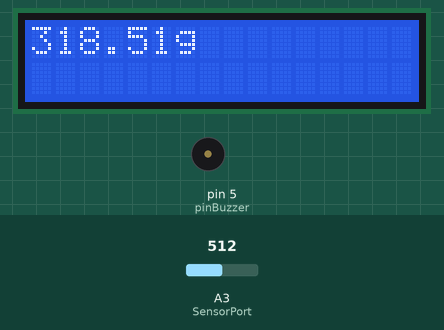
This sketch was run on a simulated Arduino Uno, built with avr-gcc and run on an emulated ATmega328P. On the bench: 16×2 character LCD, buzzer (waves = sounding). Inputs (shaded band) come from the test bench; at power-on: A3 (SensorPort) = 512. What the sketch prints to the serial monitor is not drawn.

Above: at 1.2 s.
1.3 s: A3 (SensorPort) set to 803
At 2.01 s:
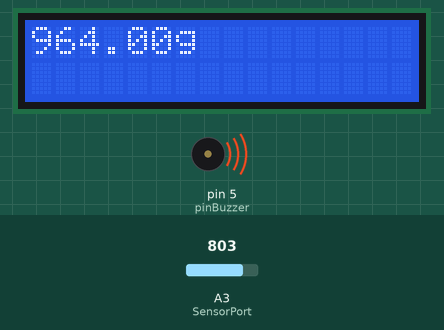
3.1 s: A3 (SensorPort) set to 838
At 3.29 s:
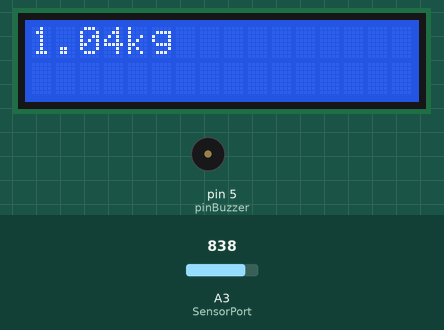
5.4 s: A3 (SensorPort) set to 900
At 6.09 s:
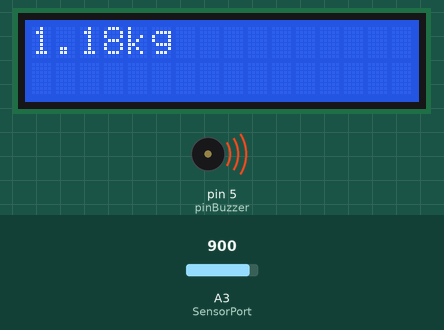
Timing chart, 0 to 13.1 s (numbered marks = the images above; inputs shaded):
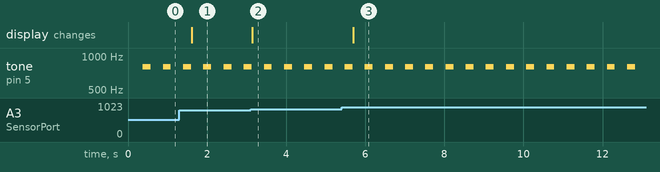

The sketch:

DS1307.ino
```cpp
/*
 *  PCF8574+LCD1602+MPX4250电子秤
 * Created:   2022年6月22日23:44:21
 * Processor: ATmega328P
 * Compiler:  Arduino AVR
 */
#include <Wire.h>
#include <LiquidCrystal_I2C.h>//点击这里会自动打开管理库页面: http://librarymanager/All#LiquidCrystal_I2C
#define  pinBuzzer (5)
char SensorPort = 3; // Set MAP sensor input on Analog port 5

double SensorValue = 0; //Save Sensor input Voltage
float ResultkPa = 0; // Save Result in kPa
float ResultBar = 0; // Save Result in Bar
LiquidCrystal_I2C lcd(0x27,16,2);
float delta=1e-5;
bool comparDoubleNum(float x,float y)//当x与0之差的绝对值小于0.00001（即：1e-5）时 认为x等于y
{
    /*if(x>y)  return 1;
    else if(x<y)  return -1;
    else  return 0;*/
    //上面的写法会出现浮点数计算精度的误差 。需要改用下面的方法来比较浮点数x和y之间的大小关系。
    if((x-y)>delta) return 1;//x>y
    else if((x-y)<-delta) return 0;//x < y
    else return 1;//x ==y
}

//单纯比较两个浮点数是否相等
int isEqual(double x,double y)
{
    if(fabs(x-y)>delta)  0;//不等
    else return 1;//相等
}
void buzzer()
{
  long frequency = 800; //频率, 单位Hz

   //用tone()函数发出频率为frequency的波形
   tone(pinBuzzer, frequency );
   delay(200); //等待1000毫秒
   noTone(pinBuzzer);//停止发声
  // delay(2000); //等待2000毫秒
}
void setup ()
{
  Serial.begin(9600);
  lcd.init();
  lcd.backlight();
 pinMode(pinBuzzer, OUTPUT); //设置pinBuzzer脚为输出状态
}

void loop ()
{    String s1 = "g";
    String s2 = "kg";
  String stringOne;
     SensorValue = analogRead(SensorPort);
     ResultkPa = (SensorValue*(.00488)/(.022)+20);
    //1Kpa = 0.0101972kg/cm2,
     ResultBar = (ResultkPa * 0.01) - 1.0172; //multiply (1 kPa x 0.01 bar) and deduct atmospheric pressure
Serial.println(ResultBar);
lcd.setCursor(0,0);
if(ResultBar<1.0&&fabs(ResultBar-1)>1e-6)
//if(comparDoubleNum(ResultBar,1.0) ==false)//同上
{
  ResultBar *=1000;//换算成克
 stringOne = String(ResultBar, 2);
  stringOne.concat(s1);
}else
{
stringOne = String(ResultBar, 2);
  stringOne.concat(s2);
}
lcd.clear();
 lcd.print(stringOne);
stringOne="";
 // lcd.print("hello world");
     ResultkPa = 0;
    ResultBar = 0;
    SensorValue = 0;
  delay(300);
buzzer();
}
```

Measured:
- the behaviour switches between 819 and 820 on A3 (SensorPort) (found by bisection; images 1 and 2)
- after the input at 1.3 s, the display: changes after 0.31 s (image 1)
- after the input at 3.1 s, the display: changes at once (image 2)
- after the input at 5.4 s, the display: changes after 0.29 s (image 3)
- by itself, tone on pin 5 (pinBuzzer): alternates 800 Hz for 0.20 s and silent for 0.31 s
